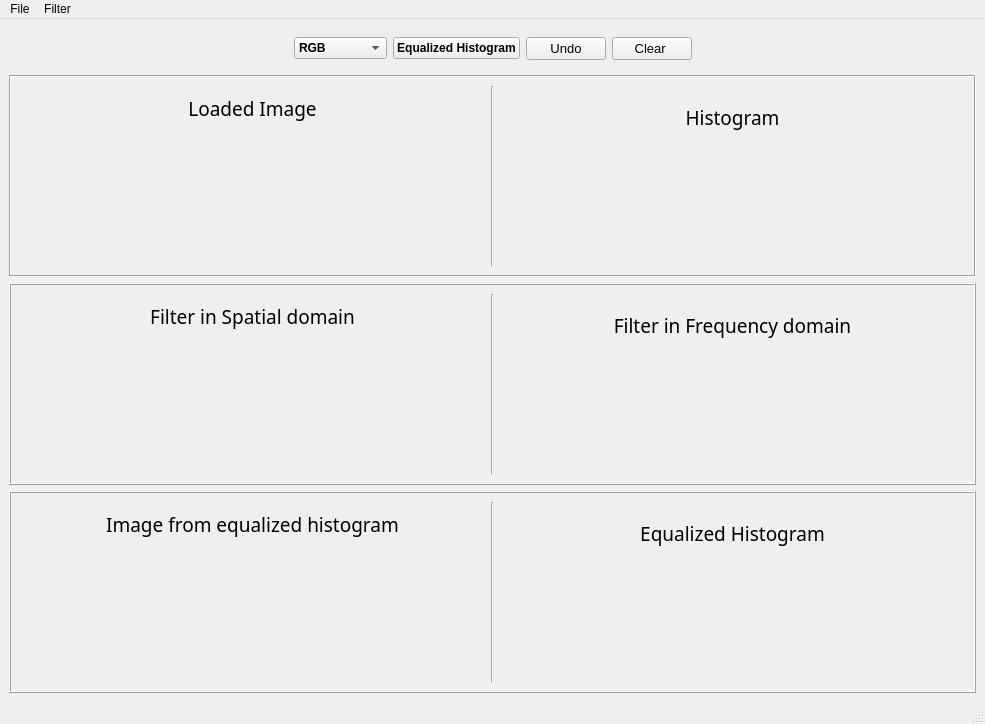
<?xml version="1.0" encoding="UTF-8"?>
<ui version="4.0">
 <class>MainWindow</class>
 <widget class="QMainWindow" name="MainWindow">
  <property name="geometry">
   <rect>
    <x>0</x>
    <y>0</y>
    <width>985</width>
    <height>724</height>
   </rect>
  </property>
  <property name="windowTitle">
   <string>MainWindow</string>
  </property>
  <widget class="QWidget" name="centralwidget">
   <layout class="QVBoxLayout" name="verticalLayout_11">
    <item>
     <widget class="QWidget" name="widget_13" native="true">
      <layout class="QHBoxLayout" name="horizontalLayout_9">
       <item>
        <spacer name="horizontalSpacer_2">
         <property name="orientation">
          <enum>Qt::Horizontal</enum>
         </property>
         <property name="sizeHint" stdset="0">
          <size>
           <width>40</width>
           <height>20</height>
          </size>
         </property>
        </spacer>
       </item>
       <item>
        <widget class="QComboBox" name="comboBox_Color">
         <property name="font">
          <font>
           <weight>75</weight>
           <bold>true</bold>
          </font>
         </property>
         <item>
          <property name="text">
           <string>RGB</string>
          </property>
         </item>
         <item>
          <property name="text">
           <string>Grey Scale</string>
          </property>
         </item>
        </widget>
       </item>
       <item>
        <widget class="QPushButton" name="E_Histogram">
         <property name="font">
          <font>
           <pointsize>9</pointsize>
           <weight>75</weight>
           <italic>false</italic>
           <bold>true</bold>
           <stylestrategy>PreferDefault</stylestrategy>
           <kerning>true</kerning>
          </font>
         </property>
         <property name="autoFillBackground">
          <bool>false</bool>
         </property>
         <property name="text">
          <string>Equalized Histogram</string>
         </property>
        </widget>
       </item>
       <item>
        <widget class="QPushButton" name="undo">
         <property name="font">
          <font>
           <pointsize>10</pointsize>
           <weight>50</weight>
           <italic>false</italic>
           <bold>false</bold>
           <stylestrategy>PreferDefault</stylestrategy>
           <kerning>true</kerning>
          </font>
         </property>
         <property name="autoFillBackground">
          <bool>false</bool>
         </property>
         <property name="text">
          <string>Undo</string>
         </property>
        </widget>
       </item>
       <item>
        <widget class="QPushButton" name="clear">
         <property name="font">
          <font>
           <pointsize>10</pointsize>
           <weight>50</weight>
           <italic>false</italic>
           <bold>false</bold>
           <stylestrategy>PreferDefault</stylestrategy>
           <kerning>true</kerning>
          </font>
         </property>
         <property name="autoFillBackground">
          <bool>false</bool>
         </property>
         <property name="text">
          <string>Clear </string>
         </property>
        </widget>
       </item>
       <item>
        <spacer name="horizontalSpacer">
         <property name="orientation">
          <enum>Qt::Horizontal</enum>
         </property>
         <property name="sizeHint" stdset="0">
          <size>
           <width>40</width>
           <height>20</height>
          </size>
         </property>
        </spacer>
       </item>
      </layout>
     </widget>
    </item>
    <item>
     <widget class="QFrame" name="frame">
      <property name="sizePolicy">
       <sizepolicy hsizetype="Preferred" vsizetype="Expanding">
        <horstretch>0</horstretch>
        <verstretch>0</verstretch>
       </sizepolicy>
      </property>
      <property name="autoFillBackground">
       <bool>false</bool>
      </property>
      <property name="frameShape">
       <enum>QFrame::Box</enum>
      </property>
      <property name="frameShadow">
       <enum>QFrame::Sunken</enum>
      </property>
      <layout class="QHBoxLayout" name="horizontalLayout_3">
       <item>
        <widget class="QWidget" name="widget_3" native="true">
         <layout class="QVBoxLayout" name="verticalLayout_5">
          <item>
           <widget class="QLabel" name="label_2">
            <property name="sizePolicy">
             <sizepolicy hsizetype="Preferred" vsizetype="Fixed">
              <horstretch>0</horstretch>
              <verstretch>0</verstretch>
             </sizepolicy>
            </property>
            <property name="font">
             <font>
              <family>AR BLANCA</family>
              <pointsize>14</pointsize>
             </font>
            </property>
            <property name="text">
             <string>Loaded Image</string>
            </property>
            <property name="alignment">
             <set>Qt::AlignCenter</set>
            </property>
           </widget>
          </item>
          <item>
           <layout class="QVBoxLayout" name="verticalLayout_loaded_image">
            <item>
             <widget class="QLabel" name="label_loaded_img">
              <property name="sizePolicy">
               <sizepolicy hsizetype="Ignored" vsizetype="Ignored">
                <horstretch>0</horstretch>
                <verstretch>0</verstretch>
               </sizepolicy>
              </property>
              <property name="text">
               <string/>
              </property>
              <property name="scaledContents">
               <bool>true</bool>
              </property>
              <property name="alignment">
               <set>Qt::AlignCenter</set>
              </property>
             </widget>
            </item>
           </layout>
          </item>
         </layout>
        </widget>
       </item>
       <item>
        <widget class="Line" name="line">
         <property name="orientation">
          <enum>Qt::Vertical</enum>
         </property>
        </widget>
       </item>
       <item>
        <widget class="QWidget" name="widget" native="true">
         <layout class="QHBoxLayout" name="horizontalLayout">
          <item>
           <widget class="QWidget" name="widget_2" native="true">
            <layout class="QVBoxLayout" name="verticalLayout_4">
             <item>
              <widget class="QLabel" name="label">
               <property name="sizePolicy">
                <sizepolicy hsizetype="Preferred" vsizetype="Fixed">
                 <horstretch>0</horstretch>
                 <verstretch>0</verstretch>
                </sizepolicy>
               </property>
               <property name="font">
                <font>
                 <family>AR BLANCA</family>
                 <pointsize>14</pointsize>
                </font>
               </property>
               <property name="text">
                <string>Histogram</string>
               </property>
               <property name="alignment">
                <set>Qt::AlignCenter</set>
               </property>
              </widget>
             </item>
             <item>
              <layout class="QVBoxLayout" name="verticalLayout_3">
               <item>
                <widget class="QLabel" name="label_loaded_img_2">
                 <property name="sizePolicy">
                  <sizepolicy hsizetype="Ignored" vsizetype="Ignored">
                   <horstretch>0</horstretch>
                   <verstretch>0</verstretch>
                  </sizepolicy>
                 </property>
                 <property name="text">
                  <string/>
                 </property>
                 <property name="scaledContents">
                  <bool>true</bool>
                 </property>
                 <property name="alignment">
                  <set>Qt::AlignCenter</set>
                 </property>
                </widget>
               </item>
              </layout>
             </item>
            </layout>
           </widget>
          </item>
         </layout>
        </widget>
       </item>
      </layout>
     </widget>
    </item>
    <item>
     <widget class="QFrame" name="frame_2">
      <property name="sizePolicy">
       <sizepolicy hsizetype="Preferred" vsizetype="Expanding">
        <horstretch>0</horstretch>
        <verstretch>0</verstretch>
       </sizepolicy>
      </property>
      <property name="frameShape">
       <enum>QFrame::Box</enum>
      </property>
      <property name="frameShadow">
       <enum>QFrame::Raised</enum>
      </property>
      <layout class="QHBoxLayout" name="horizontalLayout_6">
       <item>
        <widget class="QWidget" name="widget_7" native="true">
         <layout class="QVBoxLayout" name="verticalLayout_12">
          <item>
           <widget class="QLabel" name="label_5">
            <property name="sizePolicy">
             <sizepolicy hsizetype="Preferred" vsizetype="Fixed">
              <horstretch>0</horstretch>
              <verstretch>0</verstretch>
             </sizepolicy>
            </property>
            <property name="font">
             <font>
              <family>AR BLANCA</family>
              <pointsize>14</pointsize>
             </font>
            </property>
            <property name="text">
             <string>Filter in Spatial domain</string>
            </property>
            <property name="alignment">
             <set>Qt::AlignCenter</set>
            </property>
           </widget>
          </item>
          <item>
           <layout class="QVBoxLayout" name="verticalLayout_13">
            <item>
             <widget class="QLabel" name="label_loaded_img_3">
              <property name="sizePolicy">
               <sizepolicy hsizetype="Ignored" vsizetype="Ignored">
                <horstretch>0</horstretch>
                <verstretch>0</verstretch>
               </sizepolicy>
              </property>
              <property name="text">
               <string/>
              </property>
              <property name="scaledContents">
               <bool>true</bool>
              </property>
              <property name="alignment">
               <set>Qt::AlignCenter</set>
              </property>
             </widget>
            </item>
           </layout>
          </item>
         </layout>
        </widget>
       </item>
       <item>
        <widget class="Line" name="line_2">
         <property name="orientation">
          <enum>Qt::Vertical</enum>
         </property>
        </widget>
       </item>
       <item>
        <widget class="QWidget" name="widget_8" native="true">
         <layout class="QHBoxLayout" name="horizontalLayout_2">
          <item>
           <widget class="QWidget" name="widget_9" native="true">
            <layout class="QVBoxLayout" name="verticalLayout_14">
             <item>
              <widget class="QLabel" name="label_6">
               <property name="sizePolicy">
                <sizepolicy hsizetype="Preferred" vsizetype="Fixed">
                 <horstretch>0</horstretch>
                 <verstretch>0</verstretch>
                </sizepolicy>
               </property>
               <property name="font">
                <font>
                 <family>AR BLANCA</family>
                 <pointsize>14</pointsize>
                </font>
               </property>
               <property name="text">
                <string>Filter in Frequency domain</string>
               </property>
               <property name="alignment">
                <set>Qt::AlignCenter</set>
               </property>
              </widget>
             </item>
             <item>
              <layout class="QVBoxLayout" name="verticalLayout_15">
               <item>
                <widget class="QLabel" name="label_loaded_img_4">
                 <property name="sizePolicy">
                  <sizepolicy hsizetype="Ignored" vsizetype="Ignored">
                   <horstretch>0</horstretch>
                   <verstretch>0</verstretch>
                  </sizepolicy>
                 </property>
                 <property name="text">
                  <string/>
                 </property>
                 <property name="scaledContents">
                  <bool>true</bool>
                 </property>
                 <property name="alignment">
                  <set>Qt::AlignCenter</set>
                 </property>
                </widget>
               </item>
              </layout>
             </item>
            </layout>
           </widget>
          </item>
         </layout>
        </widget>
       </item>
      </layout>
     </widget>
    </item>
    <item>
     <widget class="QFrame" name="frame_3">
      <property name="sizePolicy">
       <sizepolicy hsizetype="Preferred" vsizetype="Expanding">
        <horstretch>0</horstretch>
        <verstretch>0</verstretch>
       </sizepolicy>
      </property>
      <property name="frameShape">
       <enum>QFrame::Box</enum>
      </property>
      <property name="frameShadow">
       <enum>QFrame::Raised</enum>
      </property>
      <layout class="QHBoxLayout" name="horizontalLayout_7">
       <item>
        <widget class="QWidget" name="widget_10" native="true">
         <layout class="QVBoxLayout" name="verticalLayout_16">
          <item>
           <widget class="QLabel" name="label_7">
            <property name="sizePolicy">
             <sizepolicy hsizetype="Preferred" vsizetype="Fixed">
              <horstretch>0</horstretch>
              <verstretch>0</verstretch>
             </sizepolicy>
            </property>
            <property name="font">
             <font>
              <family>AR BLANCA</family>
              <pointsize>14</pointsize>
             </font>
            </property>
            <property name="text">
             <string>Image from equalized histogram</string>
            </property>
            <property name="alignment">
             <set>Qt::AlignCenter</set>
            </property>
           </widget>
          </item>
          <item>
           <layout class="QVBoxLayout" name="verticalLayout_17">
            <item>
             <widget class="QLabel" name="label_loaded_img_5">
              <property name="sizePolicy">
               <sizepolicy hsizetype="Ignored" vsizetype="Ignored">
                <horstretch>0</horstretch>
                <verstretch>0</verstretch>
               </sizepolicy>
              </property>
              <property name="text">
               <string/>
              </property>
              <property name="scaledContents">
               <bool>true</bool>
              </property>
              <property name="alignment">
               <set>Qt::AlignCenter</set>
              </property>
             </widget>
            </item>
           </layout>
          </item>
         </layout>
        </widget>
       </item>
       <item>
        <widget class="Line" name="line_3">
         <property name="orientation">
          <enum>Qt::Vertical</enum>
         </property>
        </widget>
       </item>
       <item>
        <widget class="QWidget" name="widget_11" native="true">
         <layout class="QHBoxLayout" name="horizontalLayout_8">
          <item>
           <widget class="QWidget" name="widget_12" native="true">
            <layout class="QVBoxLayout" name="verticalLayout_18">
             <item>
              <widget class="QLabel" name="label_8">
               <property name="sizePolicy">
                <sizepolicy hsizetype="Preferred" vsizetype="Fixed">
                 <horstretch>0</horstretch>
                 <verstretch>0</verstretch>
                </sizepolicy>
               </property>
               <property name="font">
                <font>
                 <family>AR BLANCA</family>
                 <pointsize>14</pointsize>
                </font>
               </property>
               <property name="text">
                <string>Equalized Histogram</string>
               </property>
               <property name="alignment">
                <set>Qt::AlignCenter</set>
               </property>
              </widget>
             </item>
             <item>
              <layout class="QVBoxLayout" name="verticalLayout_19">
               <item>
                <widget class="QLabel" name="label_loaded_img_6">
                 <property name="sizePolicy">
                  <sizepolicy hsizetype="Ignored" vsizetype="Ignored">
                   <horstretch>0</horstretch>
                   <verstretch>0</verstretch>
                  </sizepolicy>
                 </property>
                 <property name="text">
                  <string/>
                 </property>
                 <property name="scaledContents">
                  <bool>true</bool>
                 </property>
                 <property name="alignment">
                  <set>Qt::AlignCenter</set>
                 </property>
                </widget>
               </item>
              </layout>
             </item>
            </layout>
           </widget>
          </item>
         </layout>
        </widget>
       </item>
      </layout>
     </widget>
    </item>
   </layout>
  </widget>
  <widget class="QMenuBar" name="menubar">
   <property name="geometry">
    <rect>
     <x>0</x>
     <y>0</y>
     <width>985</width>
     <height>26</height>
    </rect>
   </property>
   <widget class="QMenu" name="menuFile">
    <property name="title">
     <string>File</string>
    </property>
    <addaction name="actionBrowse"/>
    <addaction name="actionSave"/>
    <addaction name="separator"/>
    <addaction name="actionExit"/>
   </widget>
   <widget class="QMenu" name="menuDomain">
    <property name="title">
     <string>Filter</string>
    </property>
    <widget class="QMenu" name="menuFrequency">
     <property name="title">
      <string>Frequency </string>
     </property>
     <addaction name="actionHigh_Pass_F"/>
     <addaction name="actionLow_Pass_F"/>
    </widget>
    <widget class="QMenu" name="menuSpetial">
     <property name="title">
      <string>Spetial</string>
     </property>
     <addaction name="actionLow_Pass_S"/>
     <addaction name="actionMeduim_Pass_S"/>
     <addaction name="actionHigh_Pass_S"/>
     <addaction name="actionLa_placian_S"/>
    </widget>
    <addaction name="menuFrequency"/>
    <addaction name="menuSpetial"/>
   </widget>
   <addaction name="menuFile"/>
   <addaction name="menuDomain"/>
  </widget>
  <widget class="QStatusBar" name="statusbar"/>
  <action name="actionBrowse">
   <property name="text">
    <string>Browse</string>
   </property>
   <property name="shortcut">
    <string>Ctrl+O</string>
   </property>
  </action>
  <action name="actionSave">
   <property name="text">
    <string>Save</string>
   </property>
   <property name="shortcut">
    <string/>
   </property>
  </action>
  <action name="actionExit">
   <property name="text">
    <string>Exit</string>
   </property>
   <property name="shortcut">
    <string>Esc</string>
   </property>
  </action>
  <action name="actionHigh_Pass_F">
   <property name="text">
    <string>High-Pass</string>
   </property>
  </action>
  <action name="actionLow_Pass_S">
   <property name="text">
    <string>Low-Pass</string>
   </property>
  </action>
  <action name="actionMeduim_Pass_S">
   <property name="text">
    <string>Meduim-Pass</string>
   </property>
  </action>
  <action name="actionHigh_Pass_S">
   <property name="text">
    <string>High-Pass</string>
   </property>
  </action>
  <action name="actionLa_placian_S">
   <property name="text">
    <string>La placian</string>
   </property>
  </action>
  <action name="actionLow_Pass_F">
   <property name="text">
    <string>Low-Pass</string>
   </property>
  </action>
 </widget>
 <resources/>
 <connections/>
</ui>
